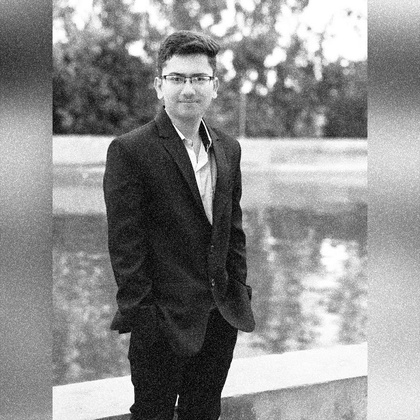
%> input picture Image_Processing/Lab7 & 8/Gaussian_with_0.4.jpg, 420 x 420 px, shrunk from 1024 x 1024 before the run
$ octave Task7.m   (GNU Octave 9; MATLAB toolbox functions it lacks are replaced by stand-ins)
%> lines starting %> are read from the running program, lines starting %| are printed output that depends on the picture
%> further down, r is the input picture: size 420x420 uint8; min 0, max 255, mean 141.7
### Image_Processing/Lab7 & 8/my_mid_point_filter.m
function s=my_mid_point_filter(r,m,n)
%> called with m = 5, n = 5
[M,N]=size(r);
%> M = 420; N = 420
a=(m-1)/2;
b=(n-1)/2;
new_imsize = zeros(M+2*a,N+2*b);
new_imsize(1+a:M+a,1+b:N+b)= r;
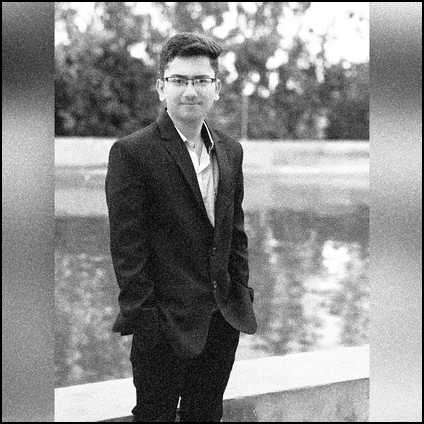
%> new_imsize: size 424x424 double; min 0, max 255, mean 139
s = zeros(size(r));
for i=1+a:M+a,
  for j=1+b:N+b,
    k=new_imsize(i-a:i+a,j-a:j+a);
    s(i-a,j-b)=(1/2)*(max(max(k))+min(min(k)));
  endfor
endfor
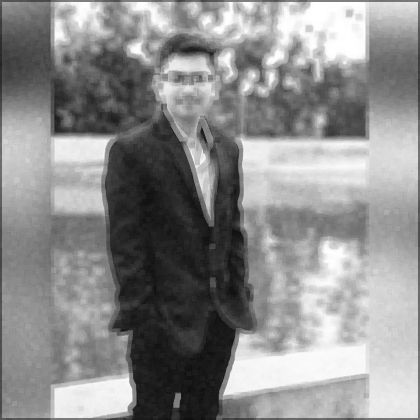
%> s: size 420x420 double; min 13, max 255, mean 141
s=uint8(s);
%> s: size 420x420 uint8
endfunction

### Image_Processing/Lab7 & 8/Task7.m
r = imread("Gaussian_with_0.4.jpg");
subplot(1,2,1);
imshow(r);
title("Original Image");

s = my_mid_point_filter(r,5,5);
subplot(1,2,2);
imshow(s);
title("After applying mid point Image");
